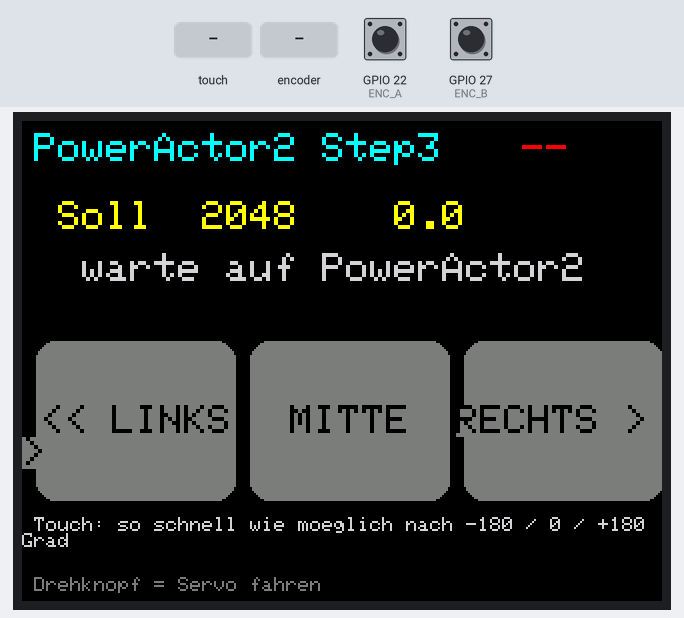
The sketch below on a simulated ESP32. Shown: 320×240 colour display. The test bench sets the inputs (shaded band); at power-on: GPIO 22 (ENC_A) HIGH, GPIO 27 (ENC_B) HIGH. WiFi joins after 1.5 s; servers stay silent unless stated; not simulated (calls return 0 or success): Credentials.h; what the sketch prints to the serial monitor is not drawn.

Above: at 3.0 s.
3.1 s: screen touched at 13 % across, 50 % down
At 3.9 s:
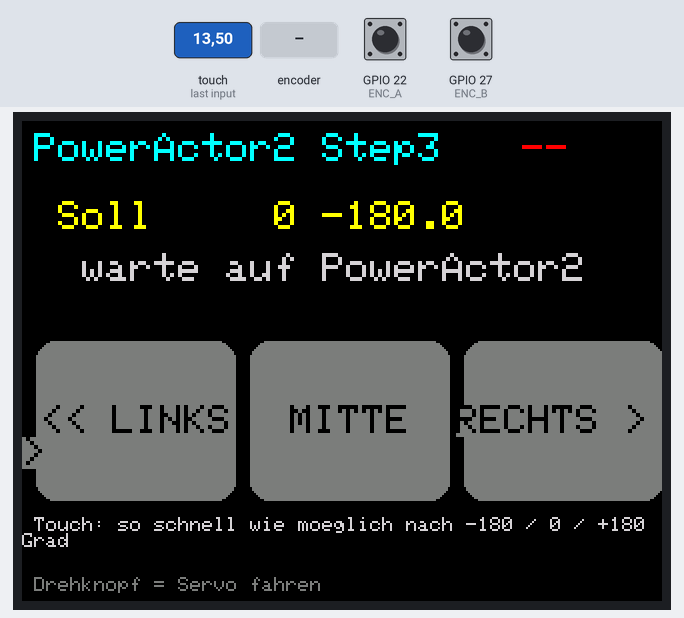
5.0 s: rotary encoder on GPIO 22 (ENC_A) / GPIO 27 (ENC_B) turned 1 step (first pin leading)
At 6.4 s:
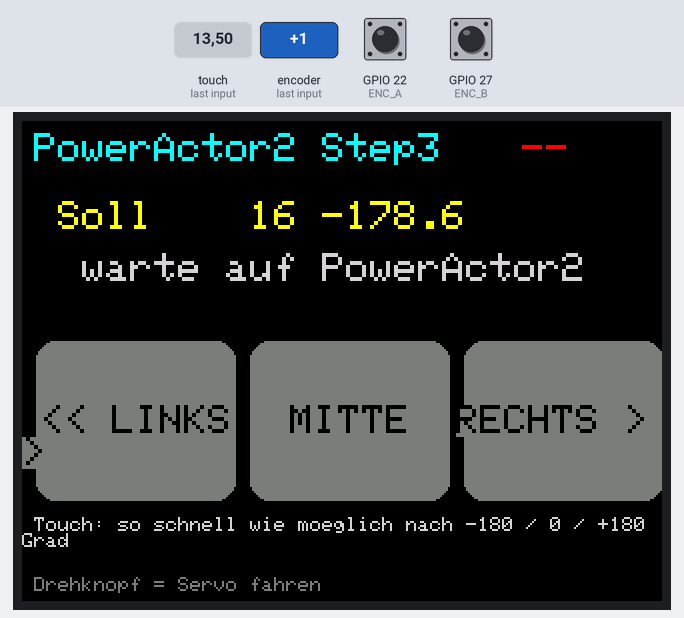
6.7 s: screen touched at 38 % across, 50 % down
At 6.99 s:
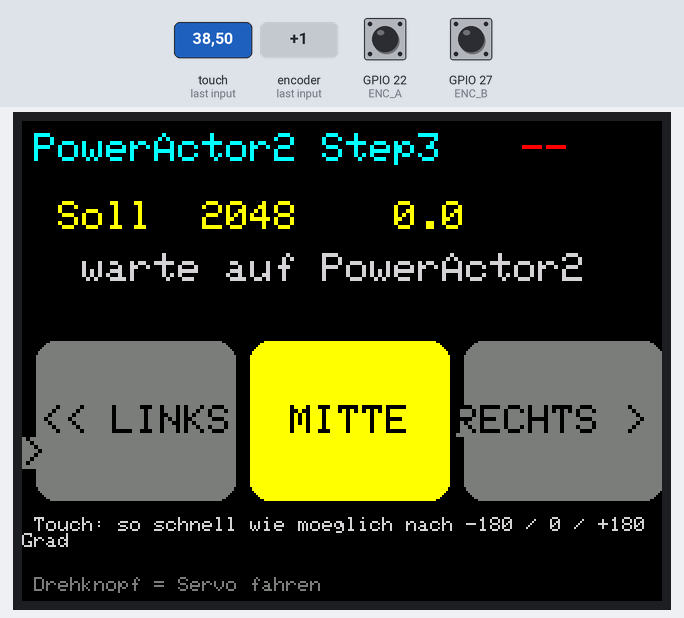
8.6 s: rotary encoder on GPIO 22 (ENC_A) / GPIO 27 (ENC_B) turned 1 step (first pin leading)
At 9.4 s:
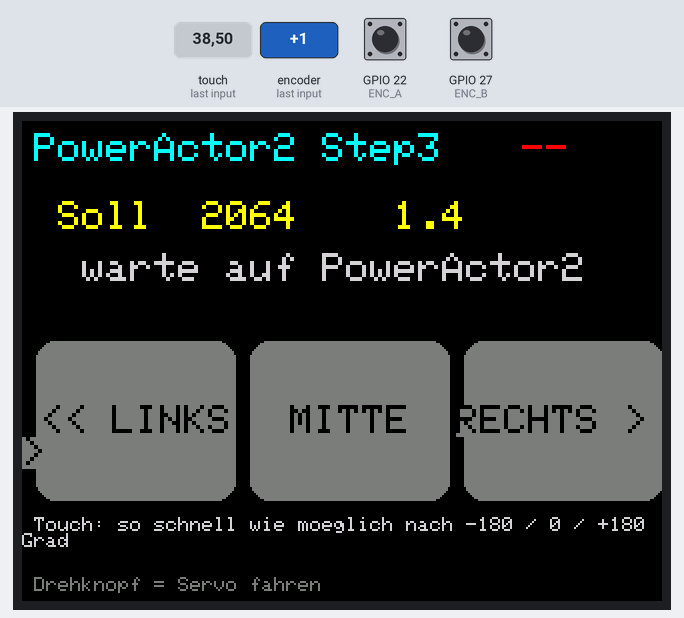
Timing chart, 0 to 11.3 s (numbered marks = the images above; inputs shaded):
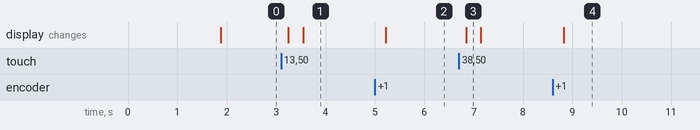

The sketch:

Step3_Display.ino
```cpp
// =============================================================================
//  Step3_Display - Display-/Encoder-Seite zu Step3_ServoFull (PowerActor2)
//  Basis: Step2_Display, Relais-Zeilen ersetzt durch drei Schnellfahrt-Knoepfe.
//
//  Bedienung:
//    Drehknopf          : faehrt den Servo direkt (ENC_STEP Ticks je Raste)
//    Touch << LINKS     : so schnell wie moeglich an den linken Rand (0 = -180 Grad)
//    Touch MITTE        : so schnell wie moeglich in die Mitte (2048 = 0 Grad)
//    Touch RECHTS >>    : so schnell wie moeglich an den rechten Rand (4095 = +180 Grad)
//  Touch: XPT2046 des CYD28, von LGFX_AUTODETECT eingerichtet (wie
//  Displays/Bedienung_Einstellungen), nur die Druck-Flanke loest aus.
//  Das Display schickt die Kommandos per UDP an den PowerActor2 und fragt alle
//  POLL_MS den Zustand ab (Soll/Ist-Position, Temperatur).
//
//  Protokoll: eigenes Test-Protokoll, identisch in Step3_ServoFull (kein xCom).
//  Board: CYD28 (ESP32-2432S028), FQBN esp32:esp32:esp32, per USB-COM flashen.
// =============================================================================
#include <Arduino.h>
#include <WiFi.h>
#include <WiFiUdp.h>
#include <Credentials.h>   // ssid, password
#include <LovyanGFX.hpp>
#define LGFX_AUTODETECT
#include <LGFX_AUTODETECT.hpp>

LGFX gfx;

// Encoder am CYD28 (aus Pa1_1_encoderTest6_3_1/dispDef.h)
#define ENC_A 22
#define ENC_B 27

#define ENC_STEP  16          // Servo-Ticks je Raste (~1,4 Grad)
#define POLL_MS   300
#define SEND_GAP  60          // ms: Servo-Ziel hoechstens so oft senden

// ── Protokoll (identisch in Step3_ServoFull) ─────────────────────────────────

#define PA2_IP            IPAddress(192, 168, 0, 181)
#define STEP2_CMD_PORT    4310
#define STEP2_STATE_PORT  4311
#define STEP2_MAGIC       0x53
#define SERVO_MIN         0
#define SERVO_MAX         4095
#define SERVO_CENTER      2048

enum : uint8_t { S2_POLL = 0, S2_SERVO = 1, S2_FAST = 3 };

struct __attribute__((packed)) Step2Cmd {
  uint8_t  magic;
  uint8_t  type;
  uint16_t value;
};

struct __attribute__((packed)) Step2State {
  uint8_t  magic;
  uint8_t  relays;
  uint16_t servoGoal;
  uint16_t servoPos;
  uint8_t  servoOk;
  uint8_t  tempC;
};

WiFiUDP udp;
Step2State st = {};
bool     haveState = false;
uint32_t lastRx    = 0;

// ── Bedienzustand ────────────────────────────────────────────────────────────

int  target    = SERVO_CENTER; // Servo-Soll am Display
bool targetDirty = false;
bool touchDown = false;       // Entprellung: nur Druck-Flanke feuert
int  flashBtn  = -1;          // zuletzt gedrueckter Knopf (kurz hell)
uint32_t flashUntil = 0;

// Touch-Knoepfe: nebeneinander, gleiche Breite
struct FastBtn { const char *text; uint16_t pos; };
const FastBtn BTNS[3] = {{"<< LINKS", SERVO_MIN}, {"MITTE", SERVO_CENTER}, {"RECHTS >>", SERVO_MAX}};
#define BTN_Y   110
#define BTN_H   80
#define BTN_W   100
#define BTN_GAP 7
int btnX(int i) { return BTN_GAP + i * (BTN_W + BTN_GAP); }

// ── Encoder (1:1 aus Pa1_1_encoderTest6_3_1/dispProc.ino) ───────────────────

bool readEncoder(int &encoderValue, int counterStep) {
  static int counter = 0;
  static int lastCounter = 0;

  lastCounter = counter;
  static uint8_t old_AB = 3;
  static int8_t encval = 0;
  static const int8_t enc_states[] = {0,-1,1,0,1,0,0,-1,-1,0,0,1,0,1,-1,0};

  old_AB <<= 2;
  if (digitalRead(ENC_A)) old_AB |= 0x02;
  if (digitalRead(ENC_B)) old_AB |= 0x01;
  encval += enc_states[(old_AB & 0x0f)];

  if (encval > 3)       { counter++; encval = 0; }
  else if (encval < -3) { counter--; encval = 0; }

  if (lastCounter != counter) {
    if (counter > lastCounter) encoderValue += counterStep;
    if (counter < lastCounter) encoderValue -= counterStep;
    return true;
  }
  return false;
}

// ── Senden / Empfangen ───────────────────────────────────────────────────────

void sendCmd(uint8_t type, uint16_t value) {
  Step2Cmd c = {STEP2_MAGIC, type, value};
  udp.beginPacket(PA2_IP, STEP2_CMD_PORT);
  udp.write((const uint8_t *)&c, sizeof(c));
  udp.endPacket();
}

bool receiveState() {
  int len = udp.parsePacket();
  if (len <= 0) return false;
  Step2State s;
  if (len != sizeof(s)) { udp.flush(); return false; }
  udp.read((uint8_t *)&s, sizeof(s));
  if (s.magic != STEP2_MAGIC) return false;
  if (!haveState) target = s.servoGoal;   // beim ersten Kontakt Soll uebernehmen
  st = s;
  haveState = true;
  lastRx = millis();
  return true;
}

// ── Anzeige ──────────────────────────────────────────────────────────────────

float ticksToDeg(int t) { return (t - 2048) * 360.0f / 4096.0f; }

void drawButton(int i) {
  uint16_t bg = (i == flashBtn) ? TFT_YELLOW : TFT_DARKGREY;
  int x = btnX(i);
  gfx.fillRoundRect(x, BTN_Y, BTN_W, BTN_H, 10, bg);
  gfx.setTextColor(TFT_BLACK, bg);
  gfx.setCursor(x + (BTN_W - (int)strlen(BTNS[i].text) * 12) / 2, BTN_Y + BTN_H / 2 - 8);
  gfx.print(BTNS[i].text);
}

void drawScreen() {
  gfx.startWrite();
  gfx.fillScreen(TFT_BLACK);
  gfx.setTextSize(2);
  gfx.setTextColor(TFT_CYAN, TFT_BLACK);
  gfx.setCursor(6, 6);
  gfx.print("PowerActor2 Step3");

  bool online = haveState && millis() - lastRx < 2000;
  gfx.setCursor(250, 6);
  gfx.setTextColor(online ? TFT_GREEN : TFT_RED, TFT_BLACK);
  gfx.print(online ? "ok" : "--");

  // Zeile Servo
  int y = 40;
  gfx.setTextColor(TFT_YELLOW, TFT_BLACK);
  gfx.setCursor(6, y);
  gfx.printf(" Soll  %4d %6.1f", target, ticksToDeg(target));

  gfx.setTextColor(TFT_LIGHTGREY, TFT_BLACK);
  gfx.setCursor(6, y + 26);
  if (online && st.servoOk)
    gfx.printf("  Ist  %4u %6.1f  %uC", st.servoPos, ticksToDeg(st.servoPos), st.tempC);
  else if (online)
    gfx.print("  Servo antwortet nicht");
  else
    gfx.print("  warte auf PowerActor2");

  // Schnellfahrt-Knoepfe (Touch)
  for (int i = 0; i < 3; i++) drawButton(i);
  gfx.setTextSize(1);
  gfx.setTextColor(TFT_LIGHTGREY, TFT_BLACK);
  gfx.setCursor(6, BTN_Y + BTN_H + 8);
  gfx.print("Touch: so schnell wie moeglich nach -180 / 0 / +180 Grad");

  gfx.setTextColor(TFT_DARKGREY, TFT_BLACK);
  gfx.setCursor(6, 228);
  gfx.print("Drehknopf = Servo fahren");
  gfx.endWrite();
}

// ── Arduino ──────────────────────────────────────────────────────────────────

void setup() {
  Serial.begin(115200);
  gfx.init();
  gfx.setRotation(3);
  gfx.setBrightness(255);
  gfx.fillScreen(TFT_BLACK);
  gfx.setTextSize(2);
  gfx.setTextColor(TFT_YELLOW, TFT_BLACK);
  gfx.setCursor(6, 6);
  gfx.print("WiFi ...");
  pinMode(ENC_A, INPUT_PULLUP);
  pinMode(ENC_B, INPUT_PULLUP);

  WiFi.mode(WIFI_STA);
  WiFi.begin(ssid, password);
  while (WiFi.status() != WL_CONNECTED) delay(250);
  udp.begin(STEP2_STATE_PORT);
  Serial.printf("Step3_Display ready, IP %s\n", WiFi.localIP().toString().c_str());
  sendCmd(S2_POLL, 0);
  drawScreen();
}

void loop() {
  static uint32_t tPoll = 0, tSend = 0, tDraw = 0;
  static bool redraw = false;

  int v = target;
  if (readEncoder(v, ENC_STEP)) {
    target = constrain(v, SERVO_MIN, SERVO_MAX);
    targetDirty = true;
    redraw = true;
  }

  uint16_t tx, ty;
  if (gfx.getTouch(&tx, &ty)) {
    if (!touchDown) {
      touchDown = true;
      for (int i = 0; i < 3; i++) {
        if ((int)tx >= btnX(i) && (int)tx < btnX(i) + BTN_W &&
            (int)ty >= BTN_Y && (int)ty < BTN_Y + BTN_H) {
          target = BTNS[i].pos;
          targetDirty = false;
          sendCmd(S2_FAST, target);
          tSend = tPoll = millis();
          flashBtn = i;
          flashUntil = millis() + 300;
          redraw = true;
          break;
        }
      }
    }
  } else {
    touchDown = false;
  }
  if (flashBtn >= 0 && millis() > flashUntil) { flashBtn = -1; redraw = true; }

  if (targetDirty && millis() - tSend > SEND_GAP) {
    sendCmd(S2_SERVO, target);
    targetDirty = false;
    tSend = tPoll = millis();
  }
  if (millis() - tPoll > POLL_MS) {
    sendCmd(S2_POLL, 0);
    tPoll = millis();
  }
  while (receiveState()) redraw = true;

  // Neuzeichnen hoechstens alle 100 ms, sonst verpasst readEncoder Rasten
  if (redraw && millis() - tDraw > 100) {
    drawScreen();
    tDraw = millis();
    redraw = false;
  }
}
```

Measured:
- after the input at 3.1 s, the display: first changes after 0.15 s (image 1 shows a later state)
- after the input at 5.0 s, the display: changes after 0.22 s (image 2)
- after the input at 6.7 s, the display: changes after 0.15 s (image 3)
- after the input at 8.6 s, the display: changes after 0.22 s (image 4)
